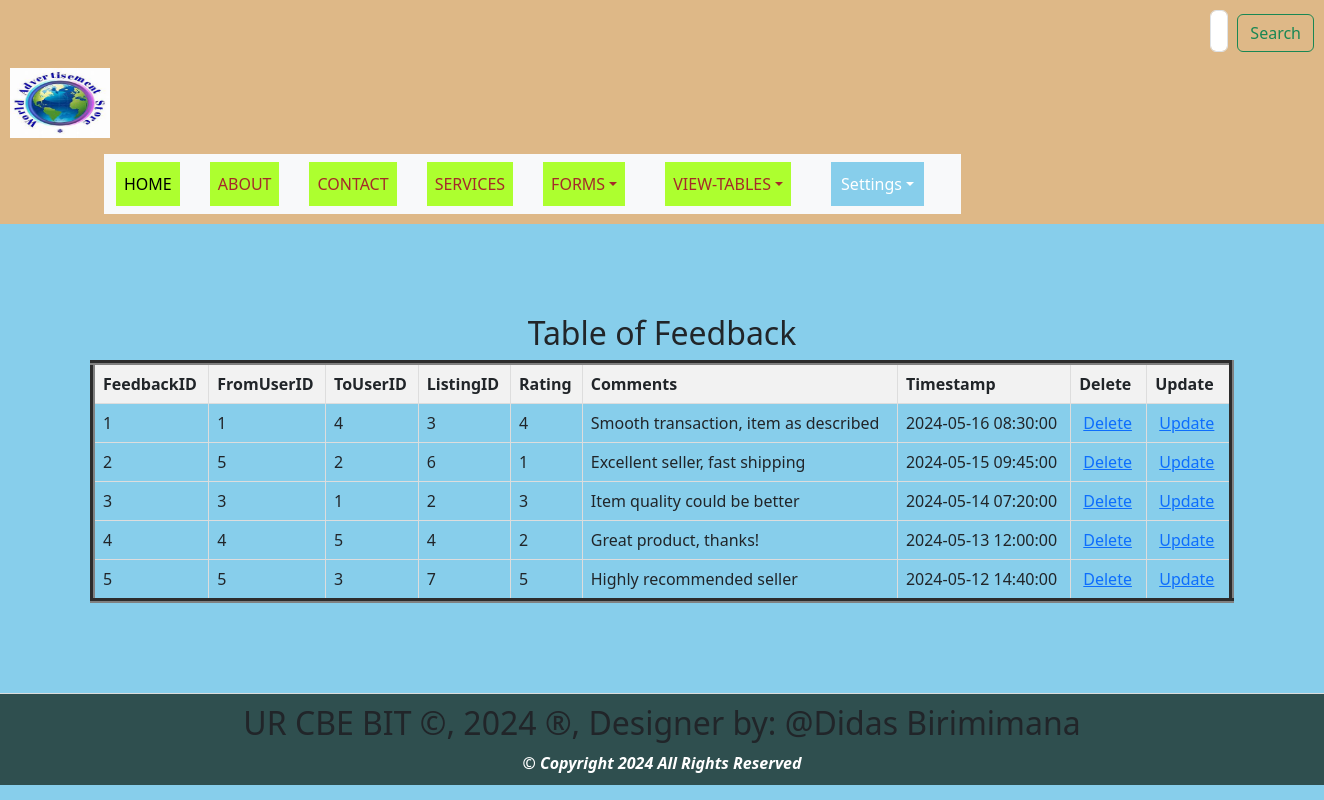
Screenshot of /view_feedback.php with the database file from the repository.
### tables this page shows
CREATE TABLE `feedback` (
  `FeedbackID` int(11) NOT NULL,
  `FromUserID` int(11) NOT NULL,
  `ToUserID` int(11) NOT NULL,
  `ListingID` int(11) DEFAULT NULL,
  `Rating` int(11) DEFAULT NULL,
  `Comments` text DEFAULT NULL,
  `Timestamp` timestamp NOT NULL DEFAULT current_timestamp()
);

### view_feedback.php (the view, shortened to what this page needs)
<html>
<head>
  <link rel="stylesheet" type="text/css" href="styles.css" title="style 1" media="screen, tv, projection, handheld, print"/>
  <link rel="stylesheet" type="text/css" href="styles.css" title="style 1" media="screen, tv, projection, handheld, print">
    <link href="https://cdn.jsdelivr.net/npm/bootstrap@5.3.3/dist/css/bootstrap.min.css" rel="stylesheet">
</head>
<body style="background-color: skyblue;">
<header>
    <form class="d-flex" role="search" action="search.php" method="GET">
        <input class="form-control me-2" type="search" placeholder="Search" aria-label="Search" name="query">
        <button class="btn btn-outline-success" type="submit">Search</button>
    </form>
    <ul style="list-style-type: none; padding: 0;">
        <li style="display: inline; margin-right: 10px;">
           <a href="home.html">
            <img src="./Images/th.jpeg" width="100" height="70" alt="Logo"> </a>
        </li>
    </ul>
    <div class="container">
        <div class="row">
            <div class="col-auto">
                <div class="box">
                    <nav class="navbar navbar-expand-lg bg-body-tertiary">
                        <div class="container-fluid">
                            <div class="collapse navbar-collapse" id="navbarNavDropdown">
                                <ul class="navbar-nav">
                                    <li class="nav-item">
                                        <a class="nav-link active" aria-current="page" href="home.html">HOME</a>
                                    </li>
                                    <li class="nav-item">
                                        <a class="nav-link" href="about.html">ABOUT</a>
                                    </li>
                                    <li class="nav-item">
                                        <a class="nav-link" href="contact.html">CONTACT</a>
                                    </li>
                                    <li class="nav-item">
                                        <a class="nav-link" href="services.html">SERVICES</a>
                                    </li>
                                    <li class="nav-item dropdown">
                                        <a class="nav-link dropdown-toggle" href="#"  data-bs-toggle="dropdown" aria-expanded="false">FORMS</a>
                                    </li>
                                    <li class="nav-item dropdown">
                                        <a class="nav-link dropdown-toggle" href="#" role="button" data-bs-toggle="dropdown" aria-expanded="false">VIEW-TABLES</a>
                                    </li>
                                    <li class="dropdown" style="display: inline; margin-right: 10px;">
                                        <a href="#" class="nav-link dropdown-toggle" style="padding: 10px; color: white; background-color: skyblue; text-decoration: none; margin-right: 15px;">Settings</a>
                                    </li>
                                </ul>
                            </div>
                        </div>
                    </nav>
                </div>
            </div>
        </div>
    </div>
</header>
<section>
<!DOCTYPE html>
<html>
<head>
</head>
<body>
    <center><h2>Table of Feedback</h2></center>
    <table border="5">
        <tr>
            <th>FeedbackID</th>
            <th>FromUserID</th>
            <th>ToUserID</th>
            <th>ListingID</th>
            <th>Rating</th>
            <th>Comments</th>
            <th>Timestamp</th>
            <th>Delete</th>
            <th>Update</th>
        </tr>
        <?php
       include('Database_Connection.php');
        $sql = "SELECT * FROM feedback";
        $result = $connection->query($sql);
        if ($result->num_rows > 0) {
            while ($row = $result->fetch_assoc()) {
                $instId = $row['FeedbackID'];
                echo "<tr>
                    <td>" . $row['FeedbackID'] . "</td>
                    <td>" . $row['FromUserID'] . "</td>
                    <td>" . $row['ToUserID'] . "</td>
                    <td>" . $row['ListingID'] . "</td>
                    <td>" . $row['Rating'] . "</td>
                    <td>" . $row['Comments'] . "</td>
                    <td>" . $row['Timestamp'] . "</td>
                    <td><a style='padding:4px' href='delete_feedback.php?FeedbackID=$instId'>Delete</a></td>
                    <td><a style='padding:4px' href='update_feedback.php?FeedbackID=$instId'>Update</a></td>
                </tr>";
            }
        } else {
            echo "<tr><td colspan='9'>No data found</td></tr>";
        }
        ?>
    </table>
</body>
    </section>
<footer>
 <marquee behavior='alternate'>
<b><h2>UR CBE BIT &copy, 2024 &reg, Designer by: @Didas Birimimana</h2></b>
</marquee>
<center><b style="color: white;"><i>&copy Copyright 2024 All Rights Reserved</i></b></center>
</footer>
</body>
</html>

### styles.css (style rules this page uses)
body { font-family: Arial, sans-serif; margin: 0; padding: 0; }
header { background-color: darkslategray; padding: 5px; }
nav { display: flex; justify-content: space-between; }
.nav-link { list-style: none; margin: 0; padding: 0; display: inline-block; margin-right: 20px; text-decoration: none; color: black; }
.dropdown { position: relative; display: inline; margin-right: 10px; }
section { padding: 90px; border-bottom: 1px solid #ddd; }
footer { text-align: center; padding: 10px; background-color: darkslategray; }

### view_feedback.php (style rules this page uses)
.nav-link { padding: 10px; color: white; background-color: greenyellow; text-decoration: none; margin-right: 30px; text-align: center; }
.nav-link:link { color: brown; }
button.btn { margin-left: 1px; margin-top: 4px; }
input.form-control { margin-left: 1200px; padding: 8px; }
header { background-color: burlywood; padding: 10px; }
table { width: 100%; border-collapse: collapse; }
th, td { border: 1px solid #ddd; padding: 8px; text-align: left; }
th { background-color: #f2f2f2; }

### rows the page displays
feedback: FeedbackID "1", FromUserID "1", ToUserID "4", ListingID "3", Rating "4", Comments "Smooth transaction, item as described", Timestamp "2024-05-16 08:30:00"
feedback: FeedbackID "2", FromUserID "5", ToUserID "2", ListingID "6", Rating "1", Comments "Excellent seller, fast shipping", Timestamp "2024-05-15 09:45:00"
feedback: FeedbackID "3", FromUserID "3", ToUserID "1", ListingID "2", Rating "3", Comments "Item quality could be better", Timestamp "2024-05-14 07:20:00"
feedback: FeedbackID "4", FromUserID "4", ToUserID "5", ListingID "4", Rating "2", Comments "Great product, thanks!", Timestamp "2024-05-13 12:00:00"
feedback: FeedbackID "5", FromUserID "5", ToUserID "3", ListingID "7", Rating "5", Comments "Highly recommended seller", Timestamp "2024-05-12 14:40:00"
